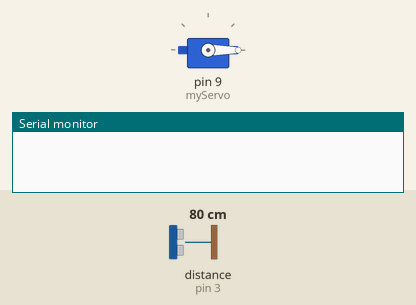
Bench run of a sketch on a simulated Arduino Uno, built with avr-gcc and run on an emulated ATmega328P. Parts: servo, the last lines printed to the serial monitor. Wiring (inferred from the names in the program): ultrasonic range finder: trigger pin 2; echo pin 3. Inputs (shaded band) come from the test bench; at power-on: distance to the obstacle (sensor on pin 3) 80 cm. The echo pulse lasts 58.3 µs per cm.

Above: at 0.01 s.
1.3 s: distance to the obstacle (sensor on pin 3) set to 4 cm
At 3.03 s:
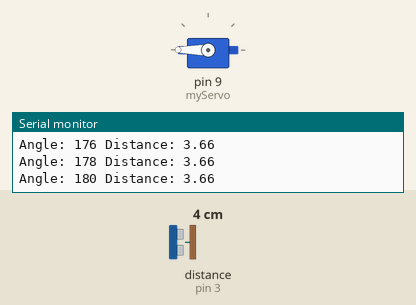
4.3 s: distance to the obstacle (sensor on pin 3) set to 35 cm
7.3 s: distance to the obstacle (sensor on pin 3) set to 18 cm
Timing chart, 0 to 16.3 s (numbered marks = the images above; inputs shaded):
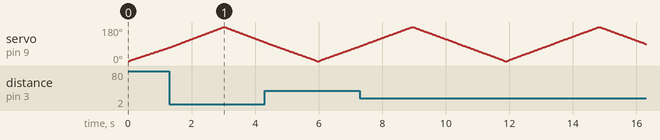

The sketch:

code.ino
```cpp
#include <Servo.h>

Servo myServo;            // Servo motor object
const int trigPin = 2;    // Trigger pin of HC-SR04
const int echoPin = 3;    // Echo pin of HC-SR04
int servoAngle = 0;       // Angle of servo motor

void setup() {
  Serial.begin(9600);     // Initialize Serial Monitor
  myServo.attach(9);      // Attach servo to pin 9
  pinMode(trigPin, OUTPUT);
  pinMode(echoPin, INPUT);
}

void loop() {
  for (servoAngle = 0; servoAngle <= 180; servoAngle += 2) {
    myServo.write(servoAngle); // Rotate servo to angle
    delay(30);                 // Allow servo to move
    float distance = measureDistance();
    Serial.print("Angle: ");
    Serial.print(servoAngle);
    Serial.print(" Distance: ");
    Serial.println(distance);
  }

  for (servoAngle = 180; servoAngle >= 0; servoAngle -= 2) {
    myServo.write(servoAngle); // Rotate servo back
    delay(30);                 // Allow servo to move
    float distance = measureDistance();
    Serial.print("Angle: ");
    Serial.print(servoAngle);
    Serial.print(" Distance: ");
    Serial.println(distance);
  }
}

// Measure distance using HC-SR04
float measureDistance() {
  digitalWrite(trigPin, LOW);
  delayMicroseconds(2);
  digitalWrite(trigPin, HIGH);
  delayMicroseconds(10);
  digitalWrite(trigPin, LOW);
  long duration = pulseIn(echoPin, HIGH);
  float distance = (duration * 0.034) / 2; // Convert to cm
  return distance;
}
```
